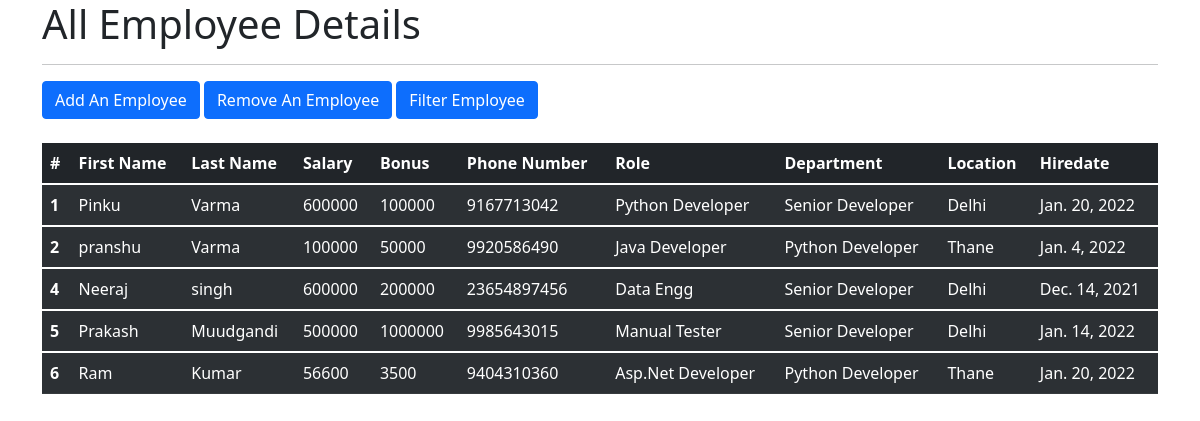
The app's page /all_emp with its own data.
### Emp_app/models.py (models this page shows, shortened)
class Employee(models.Model):
    first_name=models.CharField(max_length=100,null=False)
    last_name=models.CharField(max_length=100)
    dept=models.ForeignKey(Department,on_delete=models.CASCADE)
    salary=models.IntegerField(default=0)
    bonus=models.IntegerField(default=0)
    role=models.ForeignKey(Role,on_delete=models.CASCADE)
    phone=models.IntegerField(default=0)
    hire_date=models.DateField()

class Role(models.Model):
    name=models.CharField(max_length=100,null=False)

class Department(models.Model):
    name=models.CharField(max_length=100,null=False)
    location=models.CharField(max_length=100)

### Emp_app/views.py (the view)
# urls.py: path('all_emp',views.all_emp,name='all_emp'),
def all_emp(request):
    emps=Employee.objects.all()
    context={
        'emps':emps
    }
    return render(request,'all_emp.html',context)

### templates/all_emp.html (shortened to what this page needs)
<!doctype html>
<html lang="en">
  <head>
    <link href="https://cdn.jsdelivr.net/npm/bootstrap@5.1.3/dist/css/bootstrap.min.css" rel="stylesheet">
  </head>
  <body>
    <div class="container">
        <h1>All Employee Details</h1>
        <hr>
        <a class="btn btn-primary" href="/add_emp" role="button">Add An Employee</a>
        <a class="btn btn-primary" href="/remove_emp" role="button">Remove An Employee</a>
        <a class="btn btn-primary" href="/filter_emp" role="button">Filter Employee</a>
        <br><br>
        <table class="table table-dark table-striped">
          <thead>
            <tr>
              <th scope="col">#</th>
              <th scope="col">First Name</th>
              <th scope="col">Last Name</th>
              <th scope="col">Salary</th>
              <th scope="col">Bonus</th>
              <th scope="col">Phone Number</th>
              <th scope="col">Role</th>
              <th scope="col">Department</th>
              <th scope="col">Location</th>
              <th scope="col">Hiredate</th>
            </tr>
          </thead>
          {% for emp in emps %}
          <tbody>
            <tr>
              <th scope="row">{{emp.id}}</th>
              <td>{{emp.first_name}}</td>
              <td>{{emp.last_name}}</td>
              <td>{{emp.salary}}</td>
              <td>{{emp.bonus}}</td>
              <td>{{emp.phone}}</td>
              <td>{{emp.role.name}}</td>
              <td>{{emp.dept.name}}</td>
              <td>{{emp.dept.location}}</td>
              <td>{{emp.hire_date}}</td>
            </tr>
          </tbody>
          {% endfor %}
        </table>
    </div>
  </body>
</html>

### records on screen
Employee: id "1", first_name "Pinku", last_name "Varma", salary "600000", bonus "100000", phone "9167713042", role.name "Python Developer", dept.name "Senior Developer", dept.location "Delhi", hire_date "Jan. 20, 2022"
Employee: id "2", first_name "pranshu", last_name "Varma", salary "100000", bonus "50000", phone "9920586490", role.name "Java Developer", dept.name "Python Developer", dept.location "Thane", hire_date "Jan. 4, 2022"
Employee: id "4", first_name "Neeraj", last_name "singh", salary "600000", bonus "200000", phone "23654897456", role.name "Data Engg", dept.name "Senior Developer", dept.location "Delhi", hire_date "Dec. 14, 2021"
Employee: id "5", first_name "Prakash", last_name "Muudgandi", salary "500000", bonus "1000000", phone "9985643015", role.name "Manual Tester", dept.name "Senior Developer", dept.location "Delhi", hire_date "Jan. 14, 2022"
Employee: id "6", first_name "Ram", last_name "Kumar", salary "56600", bonus "3500", phone "9404310360", role.name "Asp.Net Developer", dept.name "Python Developer", dept.location "Thane", hire_date "Jan. 20, 2022"
